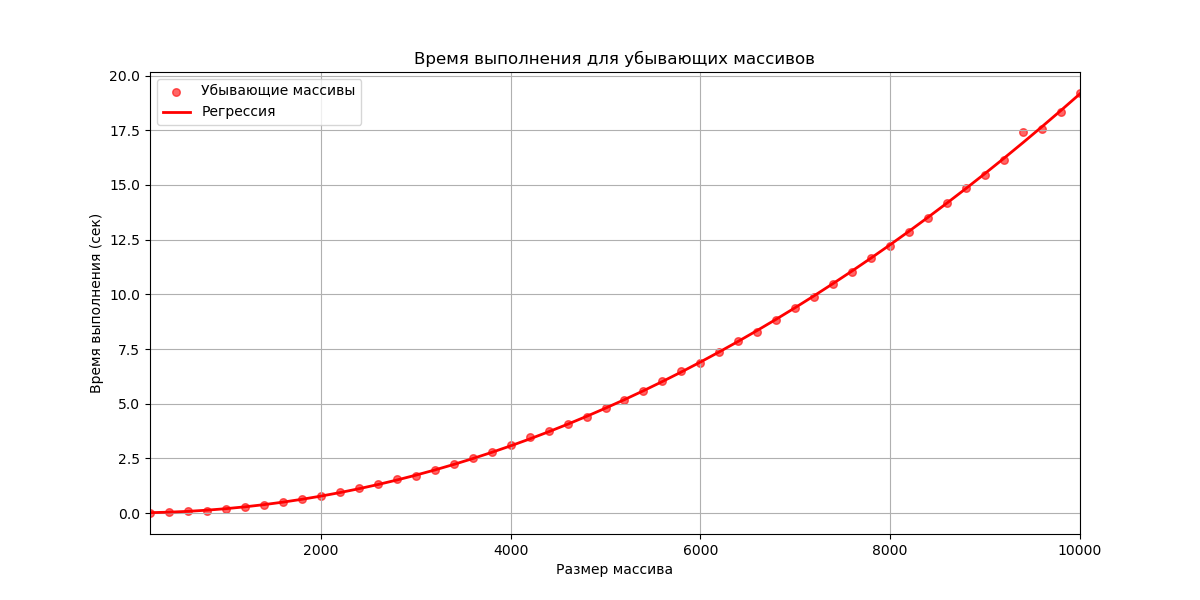

Source code (Python):
import numpy as np
import matplotlib.pyplot as plt
from sklearn.preprocessing import PolynomialFeatures
from sklearn.linear_model import LinearRegression
import time

def selection_sort(arr):
    """Сортировка выбором."""
    lengh = len(arr)
    for i in range(lengh - 1):
        mas_min_ind = i
        for j in range(i + 1, lengh):
            if arr[j] < arr[mas_min_ind]:
                mas_min_ind = j
        arr[i], arr[mas_min_ind] = arr[mas_min_ind], arr[i]
    return arr

np.random.seed(42)

sizes = np.arange(200, 10001, 200)

times_descending = []

for size in sizes:
    arr_descending = np.arange(size, 0, -1)  
    start_time = time.time()  
    selection_sort(arr_descending)  
    end_time = time.time()  
    times_descending.append(end_time - start_time)
    print(size, end_time - start_time)

poly = PolynomialFeatures(degree=2)
N_b_poly_descending = poly.fit_transform(sizes.reshape(-1, 1))
model_descending = LinearRegression()
model_descending.fit(N_b_poly_descending, times_descending)
y_predict_descending = model_descending.predict(N_b_poly_descending)

plt.figure(figsize=(12,6)) 
plt.scatter(sizes,times_descending,label='Убывающие массивы',color='red',alpha=0.6,s=30) 
plt.plot(sizes,y_predict_descending,label='Регрессия',color='red',linewidth=2) 
plt.title('Время выполнения для убывающих массивов') 
plt.xlabel('Размер массива') 
plt.ylabel('Время выполнения (сек)') 
plt.xlim(200,10000) 
plt.grid() 
plt.legend() 
plt.show()
